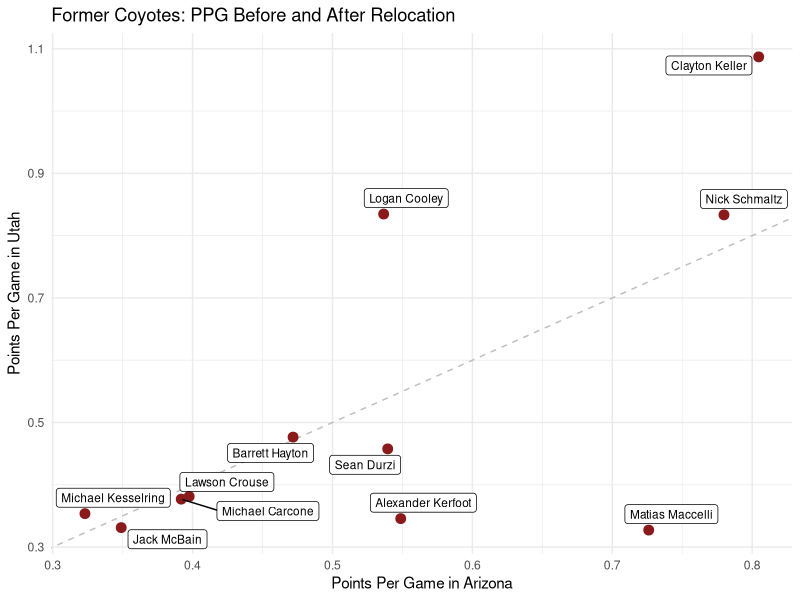
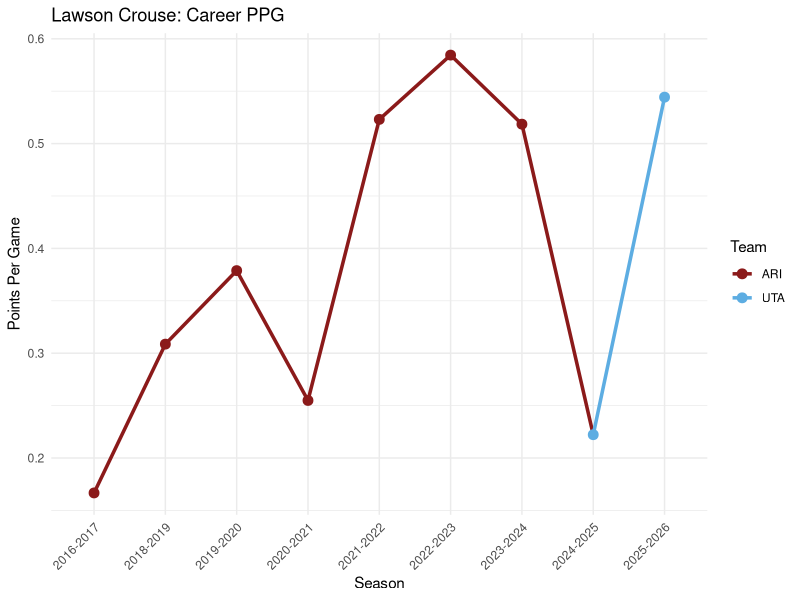
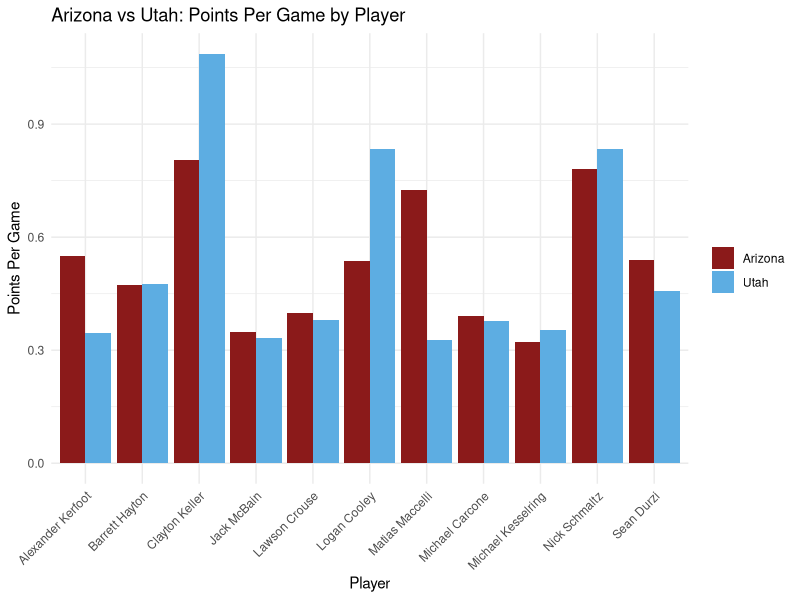
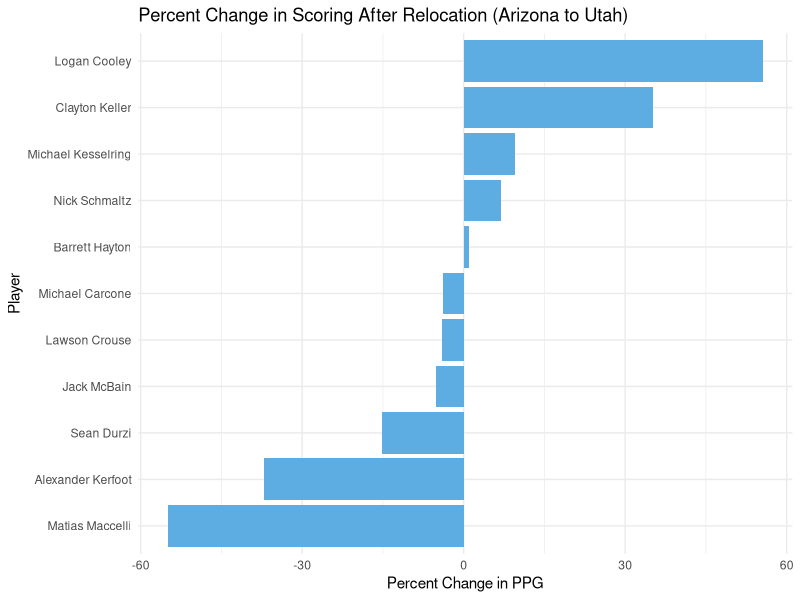
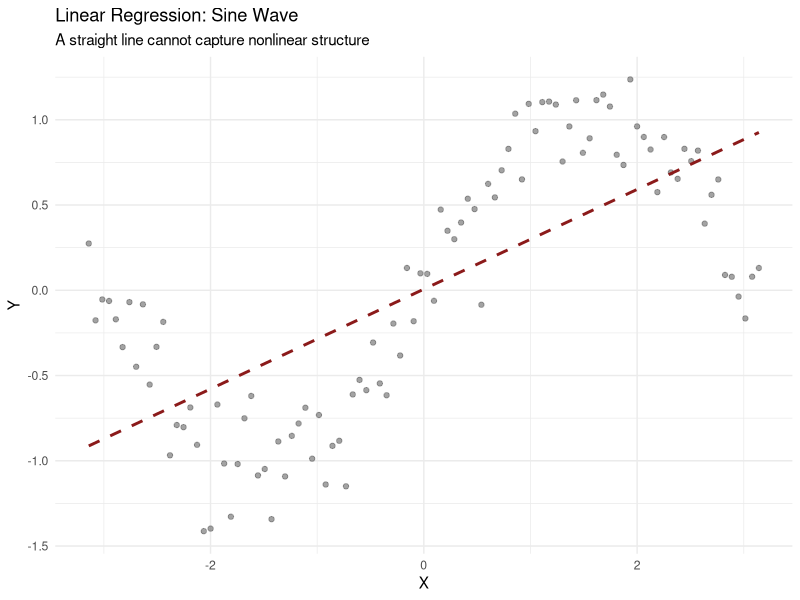
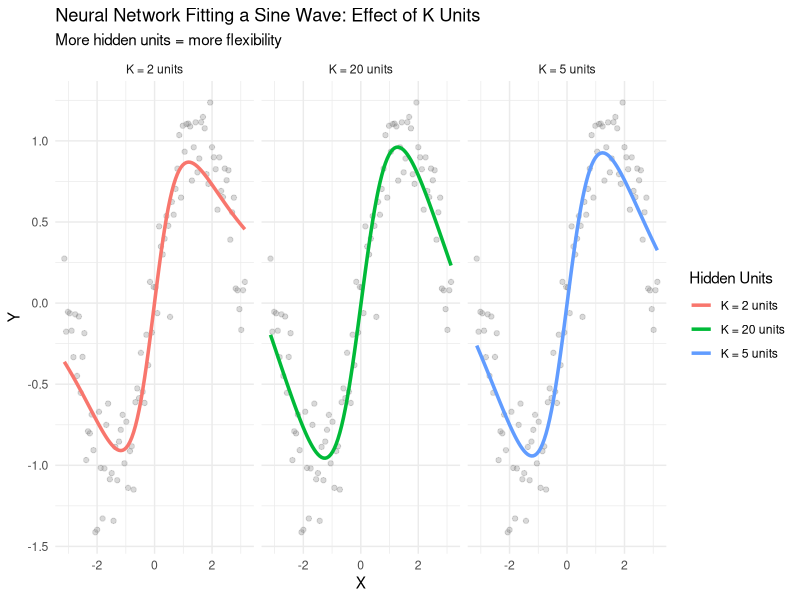
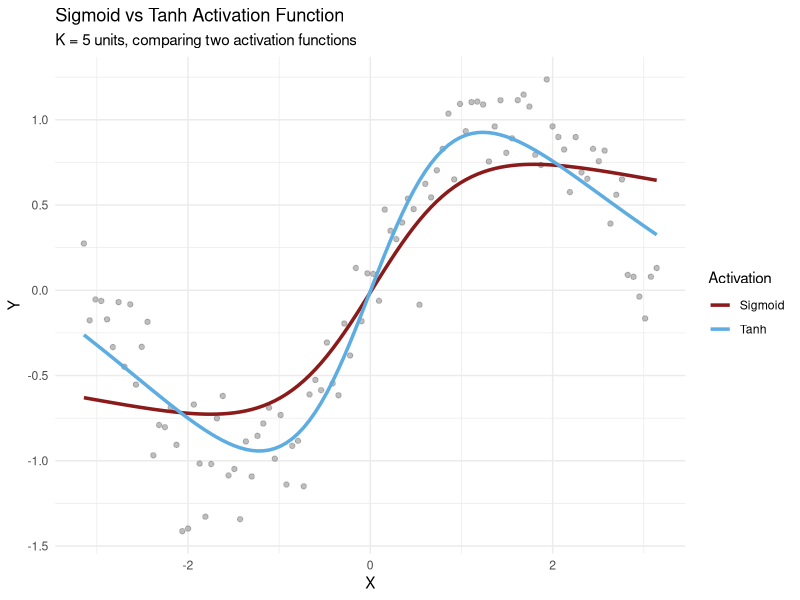
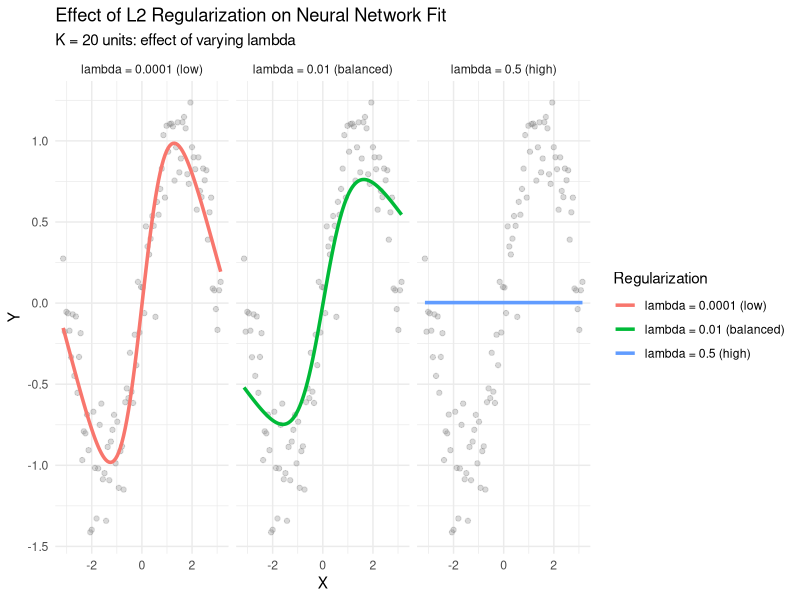

Write R code to recreate these figures, in order.
## ---- chunk 1
library(tidyverse)
library(ggrepel)
## ---- chunk 2
# Load data
df <- read.csv("PlayerStats.csv")

# Clean data
df <- df[, !names(df) %in% c("X", "X.1")]
df$team <- trimws(df$team)
## ---- chunk 3
players_summary <- df %>%
  filter(team %in% c("ARI", "UTA")) %>%
  group_by(player_name, team) %>%
  summarise(
    avg_ppg = sum(points) / sum(gp),
    .groups = "drop"
  ) %>%
  pivot_wider(
    names_from = team,
    values_from = avg_ppg
  ) %>%
  rename(
    arizona_ppg = ARI,
    utah_ppg = UTA
  )
## ---- chunk 4
ggplot(players_summary, aes(x = arizona_ppg, y = utah_ppg, label = player_name)) +
  geom_abline(slope = 1, intercept = 0, linetype = "dashed", color = "gray") +
  geom_point(size = 3, color = "#8B1A1A") +
  ggrepel::geom_label_repel(size = 3) +
  labs(
    title = "Former Coyotes: PPG Before and After Relocation",
    x = "Points Per Game in Arizona",
    y = "Points Per Game in Utah"
  ) +
  theme_minimal()
## ---- chunk 5
crouse_df <- df %>%
  filter(player_name == "Lawson Crouse") %>%
  arrange(season)
crouse_df <- crouse_df %>%
  mutate(season = factor(season, levels = unique(season)))

ggplot(crouse_df, aes(x = season, y = ppg, group = 1, color = team)) +
  geom_line(linewidth = 1.2) +
  geom_point(size = 3) +
  scale_color_manual(values = c("ARI" = "#8B1A1A", "UTA" = "#5DADE2")) +
  labs(
    title = "Lawson Crouse: Career PPG",
    x = "Season",
    y = "Points Per Game",
    color = "Team"
  ) +
  theme_minimal() +
  theme(axis.text.x = element_text(angle = 45, hjust = 1))
## ---- chunk 6
knitr::kable(players_summary, 
             caption = "Average PPG: Arizona vs Utah Era",
             digits = 3)
bar_df <- players_summary %>%
  pivot_longer(
    cols = c(arizona_ppg, utah_ppg),
    names_to = "team",
    values_to = "ppg"
  ) %>%
  mutate(team = recode(team,
                       arizona_ppg = "Arizona",
                       utah_ppg = "Utah"))

ggplot(bar_df, aes(x = player_name, y = ppg, fill = team)) +
  geom_col(position = "dodge") +
  labs(
    title = "Arizona vs Utah: Points Per Game by Player",
    x = "Player",
    y = "Points Per Game",
    fill = ""
  ) +
  scale_fill_manual(values = c("Arizona" = "#8B1A1A", "Utah" = "#5DADE2")) +
  theme_minimal() +
  theme(
    axis.text.x = element_text(angle = 45, hjust = 1)
  )
## ---- chunk 7
plot1_df <- players_summary %>%
  drop_na(arizona_ppg, utah_ppg) %>%
  mutate(
    pct_change = (utah_ppg - arizona_ppg) / arizona_ppg * 100
  ) %>%
  arrange(pct_change)

ggplot(plot1_df, aes(x = reorder(player_name, pct_change), y = pct_change)) +
  geom_col(fill = "#5DADE2") +
  coord_flip() +
  labs(
    title = "Percent Change in Scoring After Relocation (Arizona to Utah)",
    x = "Player",
    y = "Percent Change in PPG"
  ) +
  theme_minimal()
## ---- chunk 8
joining_year <- c(
  "Clayton Keller"    = 2016,
  "Nick Schmaltz"     = 2019,
  "Lawson Crouse"     = 2016,
  "Michael Carcone"   = 2021,
  "Logan Cooley"      = 2023,
  "Sean Durzi"        = 2023,
  "Barrett Hayton"    = 2019,
  "Alexander Kerfoot" = 2023,
  "Michael Kesselring"= 2022,
  "Matias Maccelli"   = 2021,
  "Jack McBain"       = 2021
)
## ---- chunk 9
# Extract the start year from the season string
df <- df %>%
  mutate(
    season_start = as.numeric(substr(season, 1, 4)),
    years_in_system = season_start - joining_year[player_name] + 1
  )

df %>%
  select(player_name, season, years_in_system) %>%
  arrange(player_name, season) %>%
  head(50)
## ---- chunk 10
# Activation functions
sigmoid <- function(z) 1 / (1 + exp(-z))
sigmoid_deriv <- function(z) {
  s <- sigmoid(z)
  s * (1 - s)
}
tanh_deriv <- function(z) 1 - tanh(z)^2

# Forward pass
forward_pass <- function(X, W1, b1, W2, b2,
                         activation = "tanh") {
  Z1 <- X %*% t(W1) +
    matrix(b1, nrow(X), length(b1), byrow = TRUE)
  if (activation == "sigmoid") {
    A1 <- sigmoid(Z1)
  } else {
    A1 <- tanh(Z1)
  }
  f <- A1 %*% W2 + b2
  list(Z1 = Z1, A1 = A1, f = f)
}

# Loss functions
mse_loss <- function(y, y_hat) mean((y - y_hat)^2)
r_squared <- function(y, y_hat) {
  1 - sum((y - y_hat)^2) / sum((y - mean(y))^2)
}

# Train function
train_nn <- function(X, y, K = 10, lr = 0.01,
                     epochs = 500, lambda = 0.01,
                     activation = "tanh",
                     batch_size = 10,
                     seed = 123) {
  set.seed(seed)
  n <- nrow(X)
  p <- ncol(X)
  W1 <- matrix(rnorm(K * p, sd = 0.1), K, p)
  b1 <- rep(0, K)
  W2 <- rnorm(K, sd = 0.1)
  b2 <- 0
  loss_history <- numeric(epochs)
  for (epoch in 1:epochs) {
    idx <- sample(n)
    X_shuf <- X[idx, , drop = FALSE]
    y_shuf <- y[idx]
    for (start in seq(1, n, by = batch_size)) {
      end <- min(start + batch_size - 1, n)
      X_batch <- X_shuf[start:end, , drop = FALSE]
      y_batch <- y_shuf[start:end]
      m <- nrow(X_batch)
      fp <- forward_pass(X_batch, W1, b1, W2, b2, activation)
      residual <- fp$f - y_batch
      dW2 <- (t(fp$A1) %*% residual) / m + 2 * lambda * W2
      db2 <- mean(residual)
      delta <- residual %*% t(W2)
      if (activation == "sigmoid") {
        delta <- delta * sigmoid_deriv(fp$Z1)
      } else {
        delta <- delta * tanh_deriv(fp$Z1)
      }
      dW1 <- (t(delta) %*% X_batch) / m + 2 * lambda * W1
      db1 <- colMeans(delta)
      W1 <- W1 - lr * dW1
      b1 <- b1 - lr * db1
      W2 <- W2 - lr * dW2
      b2 <- b2 - lr * db2
    }
    fp_full <- forward_pass(X, W1, b1, W2, b2, activation)
    loss_history[epoch] <- mse_loss(y, fp_full$f)
  }
  list(W1 = W1, b1 = b1, W2 = W2, b2 = b2,
       loss_history = loss_history)
}
## ---- chunk 11
set.seed(42)
n_sim <- 100
x_sim <- seq(-pi, pi, length.out = n_sim)
y_sim <- sin(x_sim) + rnorm(n_sim, sd = 0.2)

sim_df <- data.frame(x = x_sim, y = y_sim)

ggplot(sim_df, aes(x = x, y = y)) +
  geom_point(alpha = 0.6, color = "gray40") +
  geom_smooth(method = "lm", color = "#8B1A1A",
              se = FALSE, linetype = "dashed") +
  labs(
    title = "Linear Regression: Sine Wave",
    subtitle = "A straight line cannot capture nonlinear structure",
    x = "X", y = "Y"
  ) +
  theme_minimal()

X_sim <- matrix(x_sim, ncol = 1)
X_sim_scaled <- scale(X_sim)
## ---- chunk 12
k_values <- c(2, 5, 20)
results_sim <- list()

for (k in k_values) {
  model_sim <- train_nn(
    X_sim_scaled, y_sim,
    K = k,
    lr = 0.05,
    epochs = 1000,
    lambda = 0.001,
    activation = "tanh",
    batch_size = 20
  )
  fp_sim <- forward_pass(X_sim_scaled, model_sim$W1,
                         model_sim$b1, model_sim$W2, model_sim$b2)
  results_sim[[paste0("K=", k)]] <- as.numeric(fp_sim$f)
}
## ---- chunk 13
sim_plot_df <- data.frame(
  x = rep(x_sim, 3),
  y_true = rep(y_sim, 3),
  y_pred = c(results_sim[["K=2"]],
             results_sim[["K=5"]],
             results_sim[["K=20"]]),
  K = rep(c("K = 2 units", "K = 5 units", "K = 20 units"),
          each = n_sim)
)

ggplot(sim_plot_df, aes(x = x)) +
  geom_point(aes(y = y_true), alpha = 0.3, color = "gray50") +
  geom_line(aes(y = y_pred, color = K), linewidth = 1.2) +
  labs(
    title = "Neural Network Fitting a Sine Wave: Effect of K Units",
    subtitle = "More hidden units = more flexibility",
    x = "X", y = "Y",
    color = "Hidden Units"
  ) +
  theme_minimal() +
  facet_wrap(~K)
## ---- chunk 14
activations <- c("sigmoid", "tanh")
act_results <- list()

for (act in activations) {
  model_act <- train_nn(
    X_sim_scaled, y_sim,
    K = 5,
    lr = 0.05,
    epochs = 1000,
    lambda = 0.001,
    activation = act,
    batch_size = 20
  )
  fp_act <- forward_pass(X_sim_scaled, model_act$W1,
                         model_act$b1, model_act$W2, model_act$b2,
                         activation = act)
  act_results[[act]] <- as.numeric(fp_act$f)
}

act_plot_df <- data.frame(
  x = rep(x_sim, 2),
  y_true = rep(y_sim, 2),
  y_pred = c(act_results[["sigmoid"]],
             act_results[["tanh"]]),
  activation = rep(c("Sigmoid", "Tanh"), each = n_sim)
)

ggplot(act_plot_df, aes(x = x)) +
  geom_point(aes(y = y_true), alpha = 0.3, color = "gray50") +
  geom_line(aes(y = y_pred, color = activation), linewidth = 1.2) +
  scale_color_manual(values = c("Sigmoid" = "#8B1A1A", 
                                "Tanh" = "#5DADE2")) +
  labs(
    title = "Sigmoid vs Tanh Activation Function",
    subtitle = "K = 5 units, comparing two activation functions",
    x = "X", y = "Y",
    color = "Activation"
  ) +
  theme_minimal()
## ---- chunk 15
lambdas <- c(0.0001, 0.01, 0.5)
reg_results <- list()

for (lam in lambdas) {
  model_reg <- train_nn(
    X_sim_scaled, y_sim,
    K = 20,
    lr = 0.05,
    epochs = 1000,
    lambda = lam,
    activation = "tanh",
    batch_size = 20
  )
  fp_reg <- forward_pass(X_sim_scaled, model_reg$W1,
                         model_reg$b1, model_reg$W2, model_reg$b2)
  reg_results[[paste0("lambda=", lam)]] <- as.numeric(fp_reg$f)
}

reg_plot_df <- data.frame(
  x = rep(x_sim, 3),
  y_true = rep(y_sim, 3),
  y_pred = c(reg_results[["lambda=1e-04"]],
             reg_results[["lambda=0.01"]],
             reg_results[["lambda=0.5"]]),
  lambda = rep(c("lambda = 0.0001 (low)", 
                 "lambda = 0.01 (balanced)", 
                 "lambda = 0.5 (high)"), each = n_sim)
)

ggplot(reg_plot_df, aes(x = x)) +
  geom_point(aes(y = y_true), alpha = 0.3, color = "gray50") +
  geom_line(aes(y = y_pred, color = lambda), linewidth = 1.2) +
  labs(
    title = "Effect of L2 Regularization on Neural Network Fit",
    subtitle = "K = 20 units: effect of varying lambda",
    x = "X", y = "Y",
    color = "Regularization"
  ) +
  theme_minimal() +
  facet_wrap(~lambda)
## ---- chunk 16
learning_rates <- c(0.001, 0.01, 0.1)
lr_results <- list()

for (lr in learning_rates) {
  model_lr <- train_nn(
    X_sim_scaled, y_sim,
    K = 5,
    lr = lr,
    epochs = 1000,
    lambda = 0.001,
    activation = "tanh",
    batch_size = 20
  )
  fp_lr <- forward_pass(X_sim_scaled, model_lr$W1,
                        model_lr$b1, model_lr$W2, model_lr$b2)
  lr_results[[paste0("lr=", lr)]] <- as.numeric(fp_lr$f)
}

lr_plot_df <- data.frame(
  x = rep(x_sim, 3),
  y_true = rep(y_sim, 3),
  y_pred = c(lr_results[["lr=0.001"]],
             lr_results[["lr=0.01"]],
             lr_results[["lr=0.1"]]),
  lr = rep(c("lr = 0.001 (slow)", 
             "lr = 0.01 (balanced)", 
             "lr = 0.1 (fast)"), each = n_sim)
)

ggplot(lr_plot_df, aes(x = x)) +
  geom_point(aes(y = y_true), alpha = 0.3, color = "gray50") +
  geom_line(aes(y = y_pred, color = lr), linewidth = 1.2) +
  labs(
    title = "Effect of Learning Rate on Neural Network Fit",
    subtitle = "K = 5 units, varying learning rate",
    x = "X", y = "Y",
    color = "Learning Rate"
  ) +
  theme_minimal() +
  facet_wrap(~lr)
## ---- chunk 17
# ------------------------------------------------------------
# 1. Prepare Data
# ------------------------------------------------------------

df <- df %>%
  mutate(season_start = as.numeric(substr(season, 1, 4)))

nn_df <- df %>%
  arrange(player_name, season_start) %>%
  group_by(player_name) %>%
  
  mutate(prior_ppg_raw = lag(ppg)) %>%

  mutate(
    prior_ppg = ifelse(is.na(prior_ppg_raw), ppg, prior_ppg_raw)
  ) %>%
  
  ungroup() %>%
  select(player_name, team, season, ppg, age,
         years_in_system, avg_toi, prior_ppg)

# ------------------------------------------------------------
# 2. Train/Test Split
# ------------------------------------------------------------

set.seed(123)
train_idx <- sample(seq_len(nrow(nn_df)),
                    size = 0.8 * nrow(nn_df))

train_df <- nn_df[train_idx, ]
test_df  <- nn_df[-train_idx, ]

X_train <- train_df %>%
  select(age, years_in_system, avg_toi, prior_ppg) %>%
  as.matrix()

y_train <- train_df$ppg

X_test <- test_df %>%
  select(age, years_in_system, avg_toi, prior_ppg) %>%
  as.matrix()

y_test <- test_df$ppg

# ------------------------------------------------------------
# 3. Scale Features
# ------------------------------------------------------------

X_scaled_train <- scale(X_train)
X_mean <- attr(X_scaled_train, "scaled:center")
X_sd   <- attr(X_scaled_train, "scaled:scale")

X_scaled_test <- scale(X_test, center = X_mean, scale = X_sd)

# ------------------------------------------------------------
# 4. Train Model
# ------------------------------------------------------------

model <- train_nn(
  X_scaled_train, y_train,
  K = 10,
  lr = 0.01,
  epochs = 500,
  lambda = 0.01,
  activation = "tanh",
  batch_size = 10
)

# Plot training loss curve
data.frame(
  epoch = 1:length(model$loss_history),
  loss = model$loss_history
) %>%
  ggplot(aes(x = epoch, y = loss)) +
  geom_line(color = "#8B1A1A", linewidth = 1) +
  labs(
    title = "Training Loss Over Time",
    subtitle = "MSE decreasing across 500 epochs",
    x = "Epoch",
    y = "MSE Loss"
  ) +
  theme_minimal()

# ------------------------------------------------------------
# 5. Predictions
# ------------------------------------------------------------

fp_train <- forward_pass(X_scaled_train, model$W1, model$b1,
                         model$W2, model$b2)

fp_test <- forward_pass(X_scaled_test, model$W1, model$b1,
                        model$W2, model$b2)

train_df$predicted_ppg <- as.numeric(fp_train$f)
test_df$predicted_ppg  <- as.numeric(fp_test$f)

train_df$residual <- train_df$ppg - train_df$predicted_ppg
test_df$residual  <- test_df$ppg - test_df$predicted_ppg

nn_results <- bind_rows(train_df, test_df)

# ------------------------------------------------------------
# 6. Evaluation
# ------------------------------------------------------------

cat("Train MSE:", mse_loss(y_train, train_df$predicted_ppg), "\n")
cat("Test MSE:", mse_loss(y_test, test_df$predicted_ppg), "\n")

cat("Train R2:", r_squared(y_train, train_df$predicted_ppg), "\n")
cat("Test R2:", r_squared(y_test, test_df$predicted_ppg), "\n")

# ------------------------------------------------------------
# 7. Plots
# ------------------------------------------------------------

ggplot(nn_results,
       aes(x = predicted_ppg,
           y = ppg,
           color = team)) +
  geom_abline(slope = 1, intercept = 0,
              linetype = "dashed", color = "gray") +
  geom_point(size = 3) +
  scale_color_manual(values = c(
    "ARI" = "#8B1A1A",
    "UTA" = "#5DADE2"
  )) +
  labs(
    title = "Actual vs Expected PPG (Neural Network Model)",
    x = "Predicted PPG",
    y = "Actual PPG",
    color = "Team"
  ) +
  theme_minimal()

# ------------------------------------------------------------
# Plot: color = team, shape = player
# ------------------------------------------------------------

focus_players <- c("Clayton Keller", "Lawson Crouse", "Logan Cooley")

plot_df <- nn_results %>%
  filter(player_name %in% focus_players)

ggplot(plot_df,
       aes(x = predicted_ppg,
           y = ppg,
           color = team,
           shape = player_name)) +

  geom_abline(slope = 1, intercept = 0,
              linetype = "dashed",
              color = "gray") +

  geom_point(size = 4) +

  # Team colors (ARI vs UTA)
  scale_color_manual(values = c(
    "ARI" = "#8B1A1A",   # deep red
    "UTA" = "#5DADE2"    # light blue
  )) +

  # Player shapes
  scale_shape_manual(values = c(
    "Clayton Keller" = 16,
    "Lawson Crouse" = 17,
    "Logan Cooley" = 15
  )) +

  labs(
    title = "Actual vs Expected PPG: Key Players",
    x = "Expected PPG (Neural Net)",
    y = "Actual PPG",
    color = "Team",
    shape = "Player"
  ) +

  theme_minimal()
## ---- chunk 18
ggplot(nn_results, aes(x = team, y = residual, fill = team)) +
  geom_boxplot(alpha = 0.7) +
  geom_hline(yintercept = 0, linetype = "dashed", color = "gray") +
  scale_fill_manual(values = c(
    "ARI" = "#8B1A1A",
    "UTA" = "#5DADE2"
  )) +
  labs(
    title = "Model Residuals by Team",
    subtitle = "Positive residual = outperformed expectations",
    x = "Team",
    y = "Residual (Actual - Predicted PPG)"
  ) +
  theme_minimal() +
  theme(legend.position = "none")
